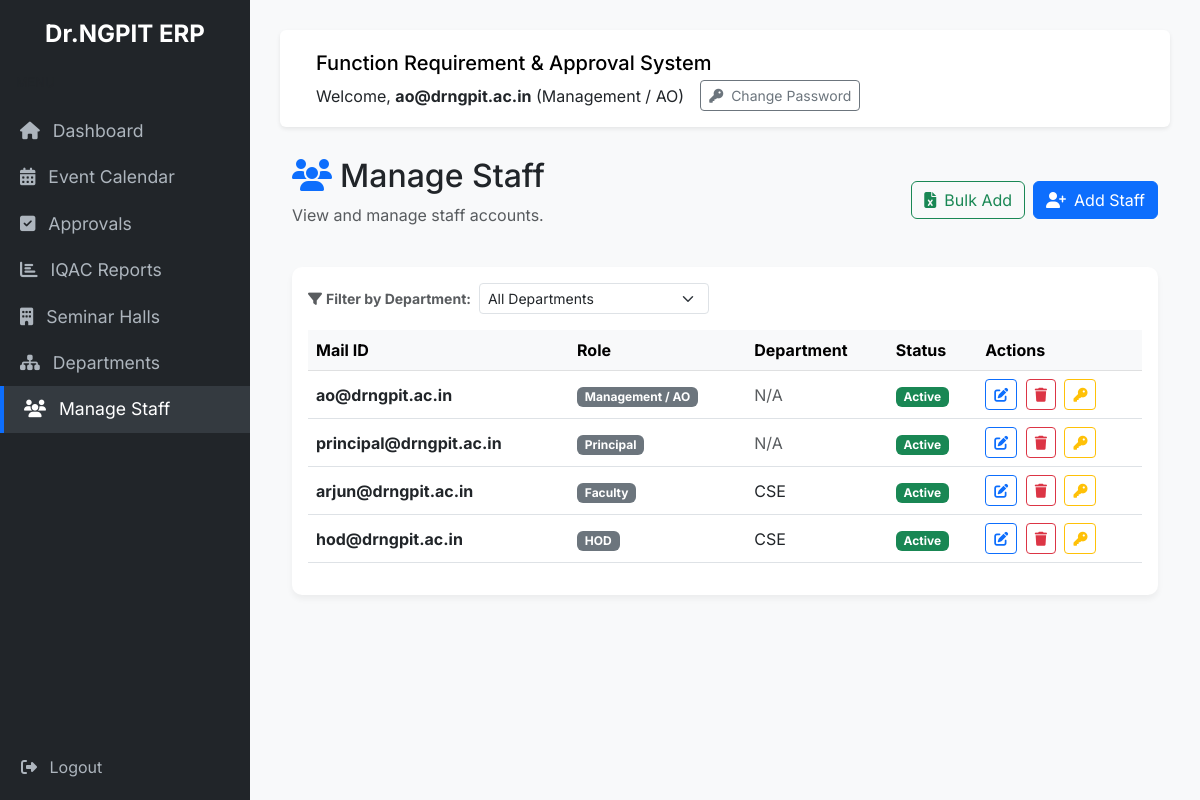
Before: /accounts/manage-users/ (signed in) with the older database file.
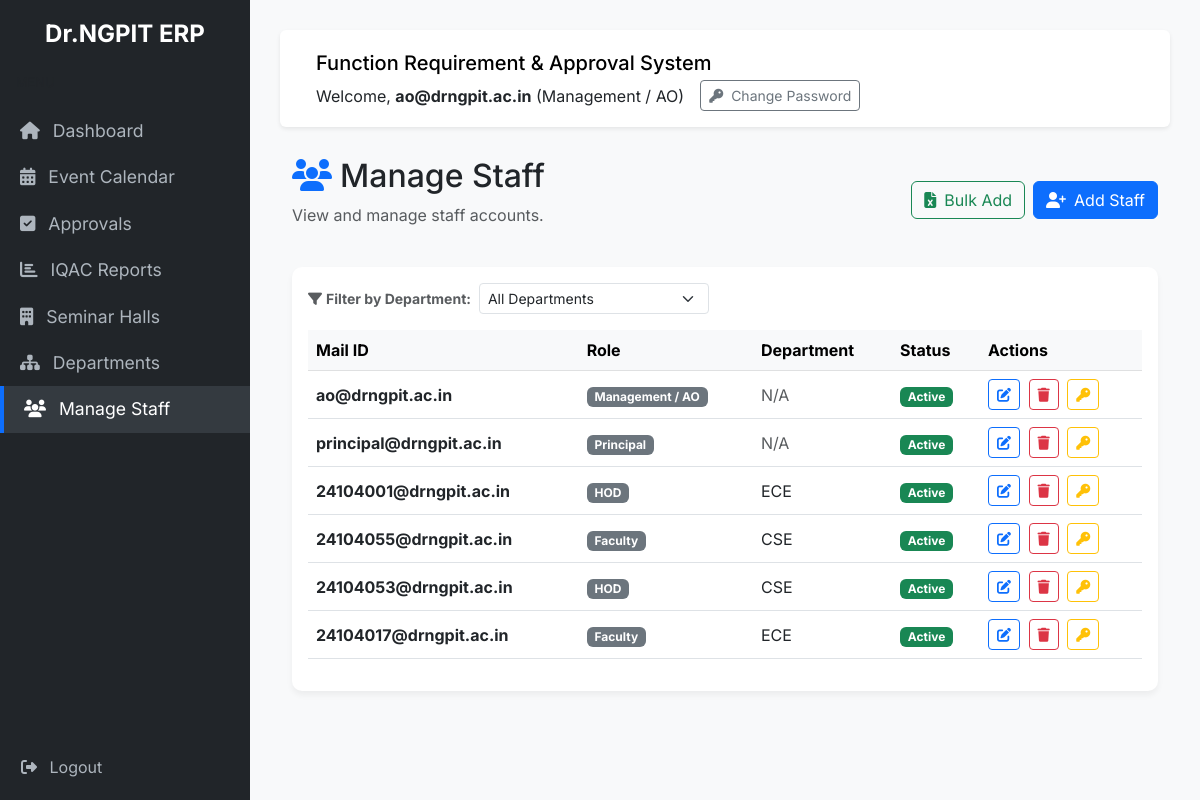
After: the same page with the newer database file.
### accounts/models.py (models this page shows, shortened)
class User(AbstractUser):
    ROLE_CHOICES = (
        ('FACULTY', 'Faculty'),
        ('HOD', 'HOD'),
        ('MANAGEMENT', 'Management / AO'),
        ('PRINCIPAL', 'Principal'),
        ('ADMIN', 'System Admin'),
    )
    role = models.CharField(max_length=20, choices=ROLE_CHOICES, default='FACULTY')
    first_login_completed = models.BooleanField(default=False)
    password_setup_token = models.CharField(max_length=100, blank=True, null=True)
    password_setup_token_expiry = models.DateTimeField(blank=True, null=True)
    otp_code = models.CharField(max_length=6, blank=True, null=True)
    otp_expiry = models.DateTimeField(blank=True, null=True)

### departments/models.py (models this page shows, shortened)
class Faculty(models.Model):
    user = models.OneToOneField(settings.AUTH_USER_MODEL, on_delete=models.CASCADE, related_name='faculty_profile')
    department = models.ForeignKey(Department, on_delete=models.CASCADE)
    designation = models.CharField(max_length=100)
    contact_number = models.CharField(max_length=20)

class Department(models.Model):
    department_name = models.CharField(max_length=100)
    department_code = models.CharField(max_length=20, unique=True)

class HOD(models.Model):
    user = models.OneToOneField(settings.AUTH_USER_MODEL, on_delete=models.CASCADE, related_name='hod_profile')
    department = models.OneToOneField(Department, on_delete=models.CASCADE)

### accounts/views.py (the view, shortened to what this page needs)
# urls.py: path('manage-users/', views.manage_users, name='manage_users'),
@login_required
def manage_users(request):
    if request.user.role not in ['MANAGEMENT', 'ADMIN', 'HOD']:
        return redirect('dashboard')
    users = []
    if request.user.role == 'HOD':
        dept = request.user.hod_profile.department
        from departments.models import Faculty
        faculty_users = Faculty.objects.filter(department=dept).select_related('user')
        users = [f.user for f in faculty_users]
    elif request.user.role in ['ADMIN', 'MANAGEMENT']:
        users = User.objects.exclude(username='admin')
    from departments.models import Department
    departments = Department.objects.all()
    selected_dept_id = request.GET.get('department', '')
    if request.user.role in ['ADMIN', 'MANAGEMENT']:
        if selected_dept_id:
            filtered_users = []
            for u in users:
                if u.role == 'FACULTY' and hasattr(u, 'faculty_profile') and str(u.faculty_profile.department_id) == selected_dept_id:
                    filtered_users.append(u)
                elif u.role == 'HOD' and hasattr(u, 'hod_profile') and str(u.hod_profile.department_id) == selected_dept_id:
                    filtered_users.append(u)
            users = filtered_users
    return render(request, 'accounts/manage_users.html', {'users_list': users, 'departments': departments, 'selected_dept_id': selected_dept_id})

### templates/accounts/manage_users.html (shortened to what this page needs)
{% extends 'base.html' %}
{% block content %}
<div class="row mb-4">
    <div class="col-md-12 d-flex justify-content-between align-items-center flex-wrap">
        <div>
            <h2><i class="fas fa-users text-primary me-2"></i>Manage Staff</h2>
            <p class="text-muted">View and manage staff accounts.</p>
        </div>
        {% if user.role == 'MANAGEMENT' or user.role == 'ADMIN' %}
        <div class="d-flex gap-2 mt-3 mt-md-0">
            <button class="btn btn-outline-success" data-bs-toggle="modal" data-bs-target="#bulkAddModal">
                <i class="fas fa-file-excel me-2"></i>Bulk Add
            </button>
            <button class="btn btn-primary" data-bs-toggle="modal" data-bs-target="#addStaffModal">
                <i class="fas fa-user-plus me-2"></i>Add Staff
            </button>
        </div>
        {% endif %}
    </div>
</div>
<div class="card card-custom">
    <div class="card-body">
        {% if user.role in 'MANAGEMENT ADMIN' %}
        <form method="get" class="mb-3 d-flex align-items-center flex-wrap">
            <label class="me-2 fw-bold text-muted small"><i class="fas fa-filter me-1"></i>Filter by Department:</label>
            <select name="department" class="form-select form-select-sm w-auto d-inline-block me-2" onchange="this.form.submit()">
                <option value="">All Departments</option>
            </select>
        </form>
        {% endif %}
        <div class="table-responsive">
            <table class="table table-hover align-middle">
            <thead class="table-light">
                <tr>
                    <th>Mail ID</th>
                    <th>Role</th>
                    <th>Department</th>
                    <th>Status</th>
                    {% if user.role == 'MANAGEMENT' %}
                    <th>Actions</th>
                    {% endif %}
                </tr>
            </thead>
            <tbody>
                {% for u in users_list %}
                <tr>
                    <td><strong>{{ u.username }}</strong></td>
                    <td><span class="badge bg-secondary">{{ u.get_role_display }}</span></td>
                    <td>
                        {% if u.role == 'FACULTY' and u.faculty_profile %}
                            {{ u.faculty_profile.department.department_code }}
                        {% elif u.role == 'HOD' and u.hod_profile %}
                            {{ u.hod_profile.department.department_code }}
                        {% else %}
                            <span class="text-muted">N/A</span>
                        {% endif %}
                    </td>
                    <td>
                        {% if u.is_active %}
                        <span class="badge bg-success">Active</span>
                        {% else %}
                        <span class="badge bg-danger">Inactive</span>
                        {% endif %}
                    </td>
                    {% if user.role == 'MANAGEMENT' %}
                    <td>
                        <button class="btn btn-sm btn-outline-primary me-1" data-bs-toggle="modal" data-bs-target="#editStaffModal{{ u.id }}">
                            <i class="fas fa-edit"></i>
                        </button>
                        <form method="post" class="d-inline" onsubmit="return confirm('Are you sure you want to delete this user? All their function requests will also be deleted!');">
                            <button type="submit" class="btn btn-sm btn-outline-danger">
                                <i class="fas fa-trash"></i>
                            </button>
                        </form>
                        <form method="post" class="d-inline" onsubmit="return confirm('Reset this user\'s password to default?');">
                            <button type="submit" class="btn btn-sm btn-outline-warning ms-1" title="Reset Password">
                                <i class="fas fa-key"></i>
                            </button>
                        </form>
                    </td>
                    {% endif %}
                </tr>
                {% empty %}
                <tr>
                    <td colspan="4" class="text-center text-muted py-4">No users found.</td>
                </tr>
                {% endfor %}
            </tbody>
        </table>
        </div>
    </div>
</div>
{% endblock %}

### templates/base.html (shortened to what this page needs)
<!DOCTYPE html>
<html lang="en">
<head>
    <link href="https://cdn.jsdelivr.net/npm/bootstrap@5.3.0/dist/css/bootstrap.min.css" rel="stylesheet">
    <link rel="stylesheet" href="https://cdnjs.cloudflare.com/ajax/libs/font-awesome/6.4.0/css/all.min.css">
</head>
<body>
    {% if user.is_authenticated %}
    <div class="sidebar">
        <h4 class="text-center mb-4 px-2" style="font-weight: 700;">Dr.NGPIT ERP</h4>
        <div class="px-3 mb-3 text-muted" style="font-size: 0.8rem; text-transform: uppercase;">Menu</div>
        <a href="{% url 'dashboard' %}" class="{% if request.resolver_match.url_name == 'dashboard' %}active{% endif %}">
            <i class="fas fa-home me-2"></i> Dashboard
        </a>
        <a href="{% url 'hall_availability' %}" class="{% if request.resolver_match.url_name == 'hall_availability' %}active{% endif %}">
            <i class="fas fa-calendar-alt me-2"></i> Event Calendar
        </a>
        {% if user.role == 'HOD' or user.role == 'MANAGEMENT' or user.role == 'PRINCIPAL' %}
        <a href="{% url 'approval_queue' %}" class="{% if request.resolver_match.url_name == 'approval_queue' %}active{% endif %}">
            <i class="fas fa-check-square me-2"></i> Approvals
        </a>
        {% endif %}
        {% if user.role == 'ADMIN' or user.role == 'PRINCIPAL' or user.role == 'MANAGEMENT' %}
        <a href="{% url 'reports' %}" class="{% if request.resolver_match.url_name == 'reports' %}active{% endif %}">
            <i class="fas fa-chart-bar me-2"></i> IQAC Reports
        </a>
        {% endif %}
        {% if user.role == 'MANAGEMENT' or user.role == 'ADMIN' %}
        <a href="{% url 'manage_halls' %}" class="{% if request.resolver_match.url_name == 'manage_halls' %}active{% endif %}">
            <i class="fas fa-building me-2"></i> Seminar Halls
        </a>
        <a href="{% url 'manage_departments' %}" class="{% if request.resolver_match.url_name == 'manage_departments' %}active{% endif %}">
            <i class="fas fa-sitemap me-2"></i> Departments
        </a>
        <a href="{% url 'manage_users' %}" class="{% if request.resolver_match.url_name == 'manage_users' %}active{% endif %}">
            <i class="fas fa-users me-2"></i> Manage Staff
        </a>
        {% endif %}
        <div class="logout-container" style="position: absolute; bottom: 20px; width: 100%; padding-left: 20px;">
            <form method="post" action="{% url 'logout' %}">
                <button type="submit" class="btn btn-link text-decoration-none p-0" style="color: #adb5bd;">
                    <i class="fas fa-sign-out-alt me-2"></i> Logout
                </button>
            </form>
        </div>
    </div>
    {% endif %}
    <div class="{% if user.is_authenticated %}main-content{% endif %}">
        {% if user.is_authenticated %}
        <nav class="navbar navbar-expand-lg navbar-light navbar-custom rounded px-4 py-3">
            <div class="container-fluid flex-wrap">
                <span class="navbar-brand mb-0 h1">Function Requirement & Approval System</span>
                <div class="d-flex align-items-center mt-2 mt-lg-0">
                    <span class="me-3">Welcome, <strong>{{ user.get_full_name|default:user.username }}</strong> ({{ user.get_role_display }})</span>
                    <button class="btn btn-sm btn-outline-secondary" data-bs-toggle="modal" data-bs-target="#changePasswordModal">
                        <i class="fas fa-key me-1"></i> Change Password
                    </button>
                </div>
            </div>
        </nav>
        {% endif %}
        <div class="container-fluid">
            {% block content %}
            {% endblock %}
        </div>
    </div>
</body>
</html>

### templates/base.html (style rules this page uses)
body { font-family: 'Inter', sans-serif; background-color: #f8f9fa; }
.sidebar { height: 100vh; background-color: #212529; color: #fff; padding-top: 20px; position: fixed; width: 250px; }
.sidebar a { color: #adb5bd; text-decoration: none; padding: 10px 20px; display: block; font-size: 1.1rem; transition: 0.3s; }
.sidebar a:hover, .sidebar a.active { color: #fff; background-color: #343a40; border-left: 4px solid #0d6efd; }
.main-content { margin-left: 250px; padding: 30px; }
.navbar-custom { background-color: #fff; box-shadow: 0 2px 4px rgba(0,0,0,.08); margin-bottom: 30px; }
.card-custom { border: none; border-radius: 10px; box-shadow: 0 4px 6px rgba(0,0,0,.05); transition: transform 0.2s; }

Changed rows visible on the page:
removed User: username "arjun@drngpit.ac.in", role "Faculty", faculty_profile.department.department_code "CSE", is_active "Active"
removed User: username "hod@drngpit.ac.in", role "HOD", hod_profile.department.department_code "CSE", is_active "Active"
added User: username "24104001@drngpit.ac.in", role "HOD", hod_profile.department.department_code "ECE", is_active "Active"
added User: username "24104055@drngpit.ac.in", role "Faculty", faculty_profile.department.department_code "CSE", is_active "Active"
added User: username "24104053@drngpit.ac.in", role "HOD", hod_profile.department.department_code "CSE", is_active "Active"
added User: username "24104017@drngpit.ac.in", role "Faculty", faculty_profile.department.department_code "ECE", is_active "Active"
